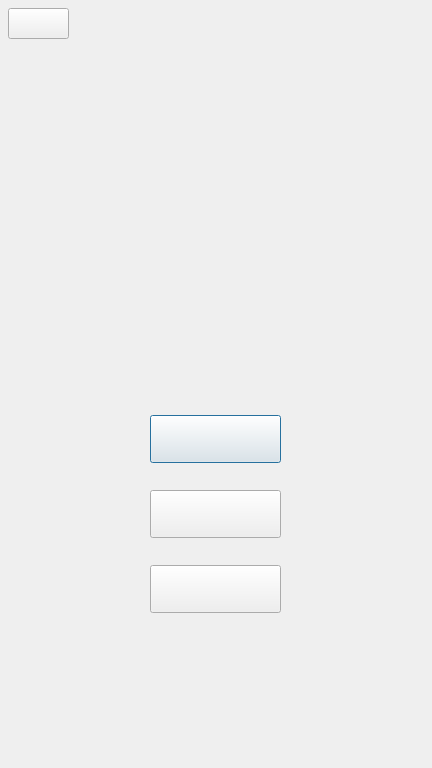
<?xml version="1.0" encoding="UTF-8"?>
<ui version="4.0">
 <class>Manager</class>
 <widget class="QDialog" name="Manager">
  <property name="geometry">
   <rect>
    <x>0</x>
    <y>0</y>
    <width>432</width>
    <height>768</height>
   </rect>
  </property>
  <property name="windowTitle">
   <string>疫情地图管理系统</string>
  </property>
  <widget class="QLabel" name="UI_login_admin_bg">
   <property name="geometry">
    <rect>
     <x>0</x>
     <y>0</y>
     <width>432</width>
     <height>768</height>
    </rect>
   </property>
   <property name="text">
    <string>&lt;html&gt;&lt;head/&gt;&lt;body&gt;&lt;p&gt;&lt;img src=&quot;:/GUI/UI_login_admin_bg.png&quot;/&gt;&lt;/p&gt;&lt;/body&gt;&lt;/html&gt;</string>
   </property>
  </widget>
  <widget class="QLabel" name="label">
   <property name="geometry">
    <rect>
     <x>0</x>
     <y>0</y>
     <width>432</width>
     <height>768</height>
    </rect>
   </property>
   <property name="text">
    <string>&lt;html&gt;&lt;head/&gt;&lt;body&gt;&lt;p&gt;&lt;img src=&quot;:/GUI/UI_login_admin_create.png&quot;/&gt;&lt;/p&gt;&lt;/body&gt;&lt;/html&gt;</string>
   </property>
  </widget>
  <widget class="QPushButton" name="ManagerBookButton">
   <property name="geometry">
    <rect>
     <x>150</x>
     <y>415</y>
     <width>131</width>
     <height>48</height>
    </rect>
   </property>
   <property name="styleSheet">
    <string notr="true">border-image: url(:/GUI/UI_login_admin_create_1.png);</string>
   </property>
   <property name="text">
    <string/>
   </property>
  </widget>
  <widget class="QPushButton" name="ManagerLoginButton">
   <property name="geometry">
    <rect>
     <x>150</x>
     <y>490</y>
     <width>131</width>
     <height>48</height>
    </rect>
   </property>
   <property name="styleSheet">
    <string notr="true">border-image: url(:/GUI/UI_login_admin_login_1.png);</string>
   </property>
   <property name="text">
    <string/>
   </property>
  </widget>
  <widget class="QPushButton" name="ManagerExitButton">
   <property name="geometry">
    <rect>
     <x>150</x>
     <y>565</y>
     <width>131</width>
     <height>48</height>
    </rect>
   </property>
   <property name="styleSheet">
    <string notr="true">border-image: url(:/GUI/UI_login_admin_back_1.png);</string>
   </property>
   <property name="text">
    <string/>
   </property>
  </widget>
  <widget class="QPushButton" name="QuitButton">
   <property name="geometry">
    <rect>
     <x>8</x>
     <y>8</y>
     <width>61</width>
     <height>31</height>
    </rect>
   </property>
   <property name="styleSheet">
    <string notr="true">border-image: url(:/GUI/UI_login_btn_quit_1.png);</string>
   </property>
   <property name="text">
    <string/>
   </property>
  </widget>
 </widget>
 <resources/>
 <connections/>
</ui>
